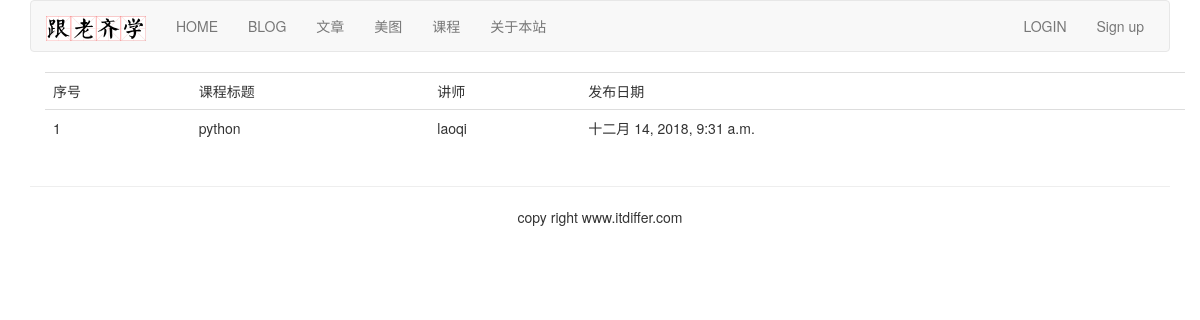
/course/course-list/, run on the app's committed database.
### course/models.py (models this page shows, shortened)
class Course(models.Model):
    user = models.ForeignKey(User, on_delete=models.CASCADE,related_name='courses_user')
    title = models.CharField(max_length=200)
    slug = models.SlugField(max_length=200, unique=True)
    overview = models.TextField()
    created = models.DateTimeField(auto_now_add=True)
    student = models.ManyToManyField(User, related_name="courses_joined", blank=True)
    class Meta:
        ordering = ('-created',)

### course/views.py (the view)
# urls.py: path('course-list/', CourseListView.as_view(), name="course_list"),
class CourseListView(ListView):
    model = Course
    context_object_name = "courses"
    template_name = 'course/course_list.html'

### templates/course/course_list.html (shortened to what this page needs)
{% extends "base.html" %}
{% block content %}
<div class="container">
    <table class="table table-hover">
        <tr>
            <td>序号</td>
            <td>课程标题</td>
            <td>讲师</td>
            <td>发布日期</td>
        </tr>
        {% for course in courses %}
        <tr id={{ forloop.counter }}>
            <td>{{ forloop.counter }}</td>
            <td>{{ course.title }}</td>
            <td>{{ course.user.username }}</td>
            <td>{{ course.created }}</td>
        </tr>
        {% endfor %}
    </table>
</div>
{% endblock %}

### data on the page
Course: title "python", user.username "laoqi", created "十二月 14, 2018, 9:31 a.m."
